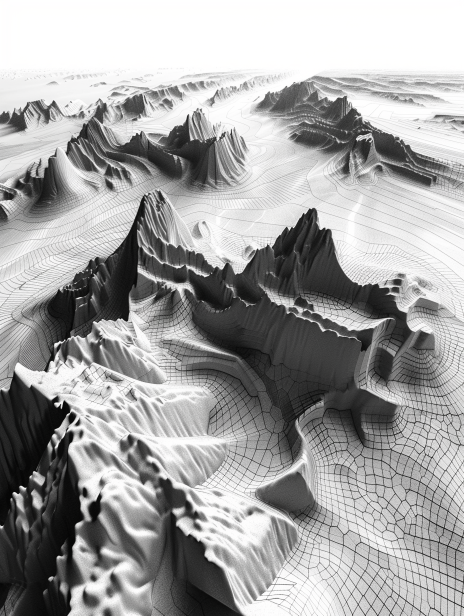
#> input picture cyber.PNG, 928 x 1232 px (shown at 1/2 size)
$ python fdf_maker.py
#> lines starting #> are read from the running program, lines starting #| are printed output that depends on the picture
# -*- coding: utf-8 -*-
from PIL import Image, ImageFilter
import numpy as np

img = Image.open("cyber.PNG")
#> img is the input picture: PIL image 928x1232 RGB; mean R, G, B 162.6, 162.4, 162.4
img = img.convert("L")
#> img: PIL image 928x1232 L
img = img.filter(ImageFilter.GaussianBlur(radius=2.5))
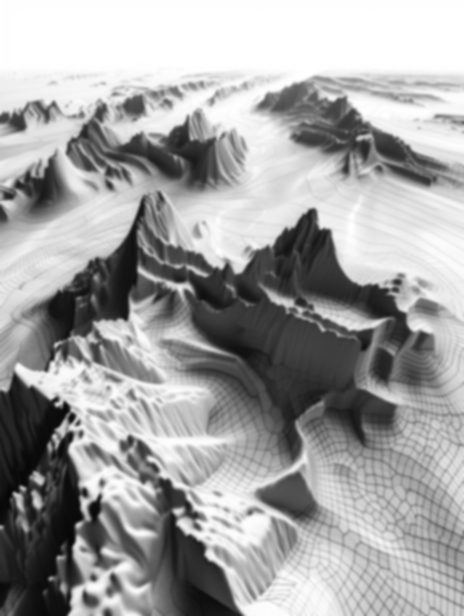
#> img: PIL image 928x1232 L (shown at 1/2 size); min 6, max 255, mean 162.5
img = img.resize((256, 256))  # final size
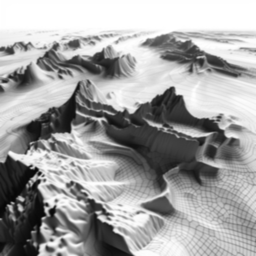
#> img: PIL image 256x256 L; min 5, max 255, mean 162.5
pixels = np.array(img)

with open("my_map.fdf", "w") as f:
    for row in pixels:
        f.write(" ".join(str(val) for val in row) + "\n")

$ run again, with fdf04.png copied over cyber.PNG
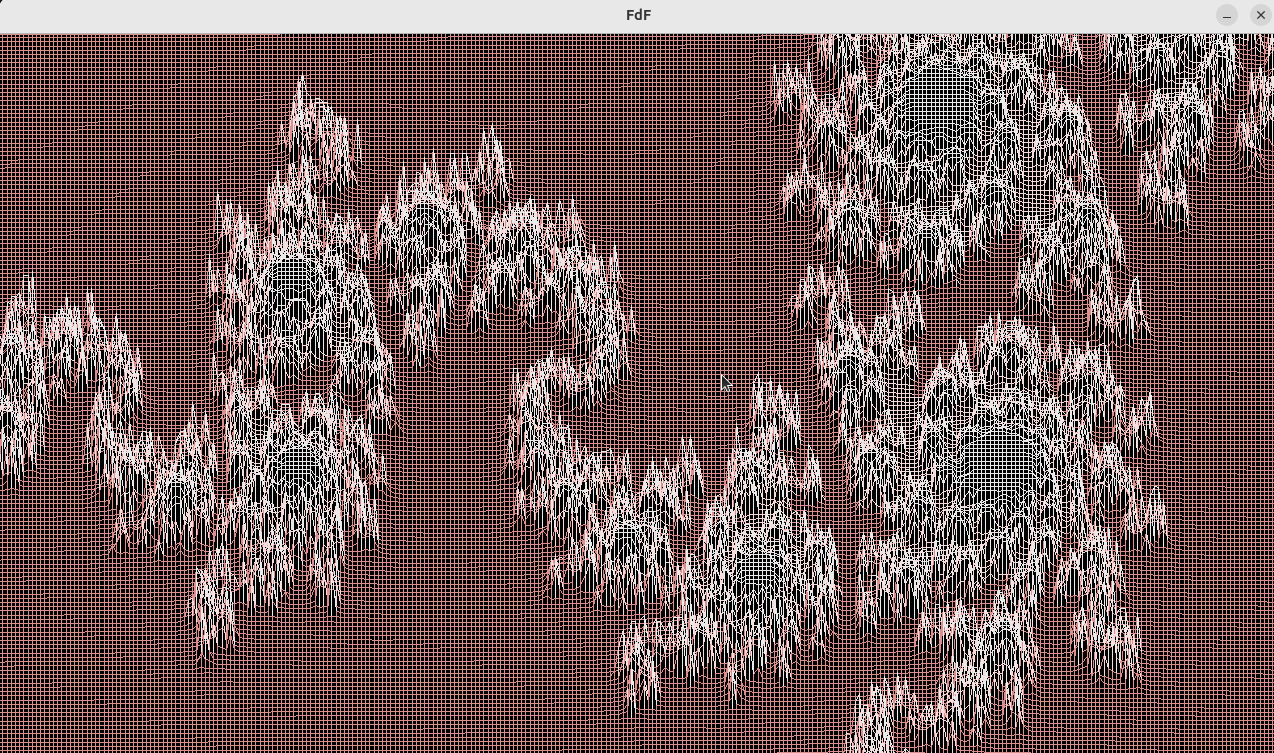
#> input picture fdf04.png, 1274 x 753 px
#> img is the input picture: PIL image 1274x753 RGBA; mean R, G, B, A 112.6, 90.1, 89.2, 255
#> `img = img.filter(ImageFilter.GaussianBlur(radius=2.5))`:
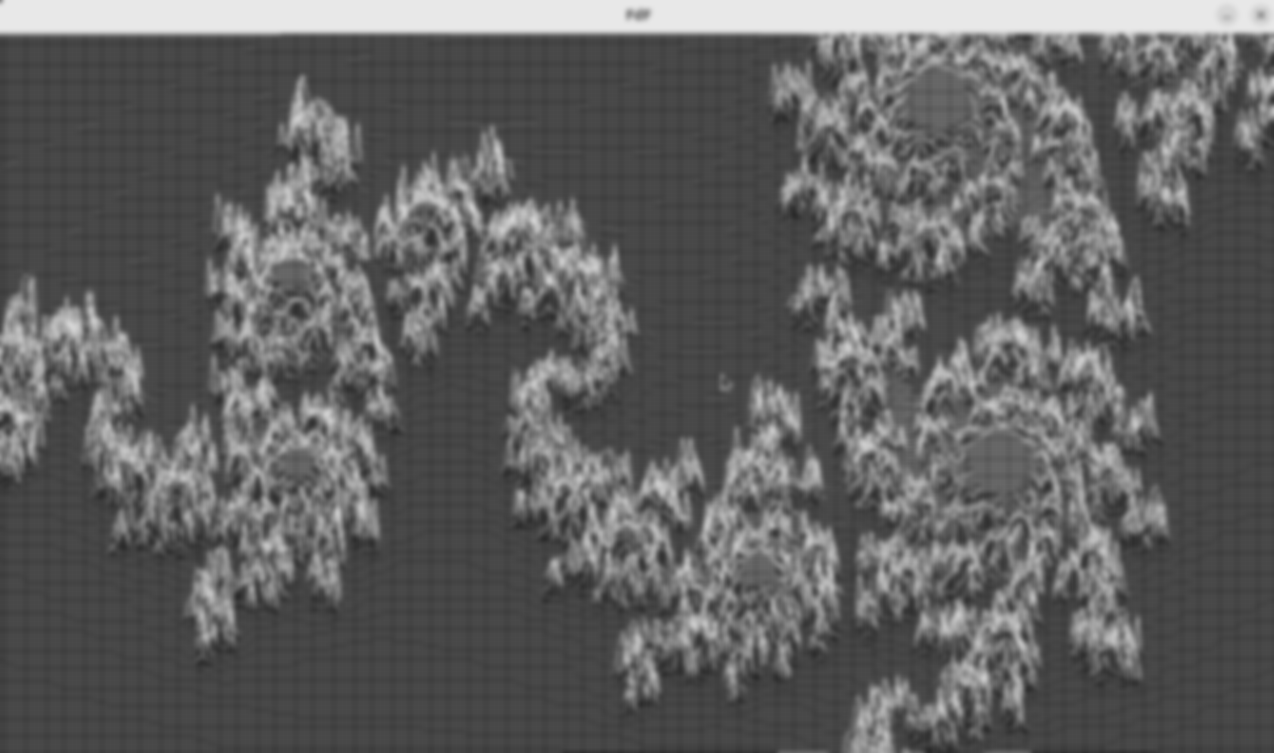
#> img: PIL image 1274x753 L; min 41, max 232, mean 96.6
#> `img = img.resize((256, 256))`:
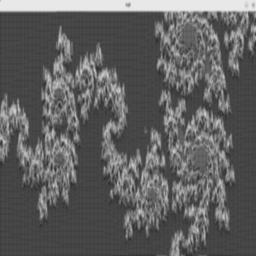
#> img: PIL image 256x256 L; min 46, max 233, mean 96.5
